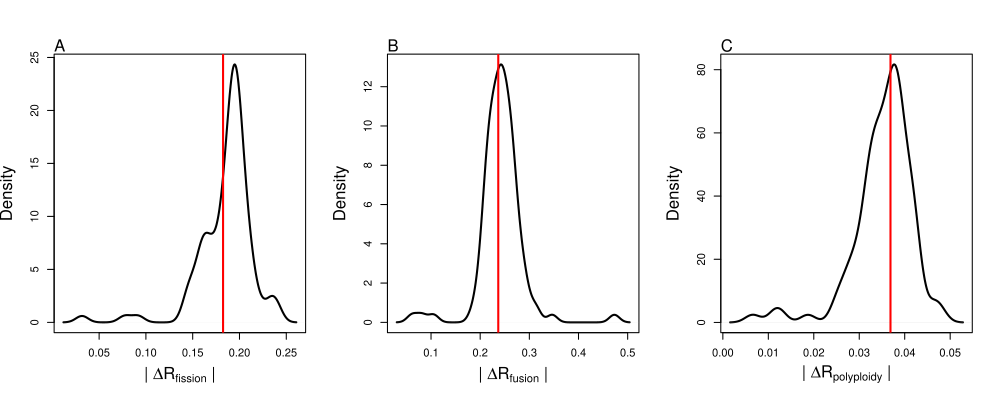

Reproduce this figure in R.
# Terrence Sylvester
# pradakshanas@gmail.com
# 22 December 2020

# load libraries
library(coda)

# load post burnin from the mcmc and from model test
pb.model.test <- read.csv("../results/model.test.post.burnin.csv", as.is = T)
pb.mcmc <- read.csv("../results/w.poly.all.matches.post.burnin.csv", as.is = T)

# this will be used to get the post burnin from each MCMC run
pb.seq <- seq(from = 1, to = 5000, by = 50)

# make a table to get the HPD intervals for each MCMC we did
HPD.tab.fusions <- as.data.frame(matrix(data = NA, nrow = 100, ncol = 4))
HPD.tab.fissions <- as.data.frame(matrix(data = NA, nrow = 100, ncol = 4))
HPD.tab.poly <- as.data.frame(matrix(data = NA, nrow = 100, ncol = 4))

colnames(HPD.tab.fusions) <- colnames(HPD.tab.fissions) <- colnames(HPD.tab.poly) <- c("tree", "HPD-low", "HPD-high", "pass-zero")

# make a table to get the distribution of mean delta r statistic
Delta.R <- as.data.frame(matrix(data = NA, nrow = 100, ncol = 4))
colnames(Delta.R) <- c("Sim", "asc", "desc", "pol")



# fill in data
for(i in 1:100){
  HPD.tab.fusions$tree[i] <- i
  HPD.tab.fissions$tree[i] <- i
  HPD.tab.poly$tree[i] <- i
  
  HPD.tab.fusions$`HPD-low`[i] <- HPDinterval(as.mcmc(pb.model.test$asc1[pb.seq[i]:(pb.seq[i]+49)] - pb.model.test$asc2[pb.seq[i]:(pb.seq[i]+49)]))[1]
  HPD.tab.fissions$`HPD-low`[i] <- HPDinterval(as.mcmc(pb.model.test$desc1[pb.seq[i]:(pb.seq[i]+49)] - pb.model.test$desc2[pb.seq[i]:(pb.seq[i]+49)]))[1]
  HPD.tab.poly$`HPD-low`[i] <- HPDinterval(as.mcmc(pb.model.test$pol1[pb.seq[i]:(pb.seq[i]+49)] - pb.model.test$pol2[pb.seq[i]:(pb.seq[i]+49)]))[1]
  
  HPD.tab.fusions$`HPD-high`[i] <- HPDinterval(as.mcmc(pb.model.test$asc1[pb.seq[i]:(pb.seq[i]+49)] - pb.model.test$asc2[pb.seq[i]:(pb.seq[i]+49)]))[2]
  HPD.tab.fissions$`HPD-high`[i] <- HPDinterval(as.mcmc(pb.model.test$desc1[pb.seq[i]:(pb.seq[i]+49)] - pb.model.test$desc2[pb.seq[i]:(pb.seq[i]+49)]))[2]
  HPD.tab.poly$`HPD-high`[i] <- HPDinterval(as.mcmc(pb.model.test$pol1[pb.seq[i]:(pb.seq[i]+49)] - pb.model.test$pol2[pb.seq[i]:(pb.seq[i]+49)]))[2]
  
  Delta.R$Sim[i] <- i
  Delta.R$asc[i] <- mean(abs(pb.model.test$asc1[pb.seq[i]:(pb.seq[i]+49)] - pb.model.test$asc2[pb.seq[i]:(pb.seq[i]+49)]))
  Delta.R$desc[i] <- mean(abs(pb.model.test$desc1[pb.seq[i]:(pb.seq[i]+49)] - pb.model.test$desc2[pb.seq[i]:(pb.seq[i]+49)]))
  Delta.R$pol[i] <- mean(abs(pb.model.test$pol1[pb.seq[i]:(pb.seq[i]+49)] - pb.model.test$pol2[pb.seq[i]:(pb.seq[i]+49)]))
  
  if(HPD.tab.fusions$`HPD-low`[i] < 0 & HPD.tab.fusions$`HPD-high`[i] > 0){
    HPD.tab.fusions$`pass-zero`[i] <- T  
  }else{
    HPD.tab.fusions$`pass-zero`[i] <- F
  }
  
  if(HPD.tab.fissions$`HPD-low`[i] < 0 & HPD.tab.fissions$`HPD-high`[i] > 0){
    HPD.tab.fissions$`pass-zero`[i] <- T  
  }else{
    HPD.tab.fissions$`pass-zero`[i] <- F
  }
  
  if(HPD.tab.poly$`HPD-low`[i] < 0 & HPD.tab.poly$`HPD-high`[i] > 0){
    HPD.tab.poly$`pass-zero`[i] <- T  
  }else{
    HPD.tab.poly$`pass-zero`[i] <- F
  }
}

sum(HPD.tab.fusions$`pass-zero`)
sum(HPD.tab.fusions$`pass-zero`)
sum(HPD.tab.poly$`pass-zero`)

par(mfcol = c(1,3))

# fission
plot(density(Delta.R$asc), 
     xlab = expression(paste("| ",Delta, "R"[fission]," |")),
     main = "",
     cex.lab = 1.5,
     lwd = 2)
abline(v = mean(pb.mcmc$asc1 - pb.mcmc$asc2),
       col = "red",
       lwd = 2)
mtext(text = "A",
      line = 0,
      outer = F,
      side = 3,
      adj = 0,
      cex = 1)
# fusion
plot(density(Delta.R$desc), 
     xlab = expression(paste("| ",Delta, "R"[fusion]," |")),
     main = "",
     cex.lab = 1.5,
     lwd = 2)
abline(v = mean(pb.mcmc$desc1 - pb.mcmc$desc2),
       col = "red",
       lwd = 2)
mtext(text = "B",
      line = 0,
      outer = F,
      side = 3,
      adj = 0,
      cex = 1)
# polyploidy
plot(density(Delta.R$pol), 
     xlab = expression(paste("| ",Delta, "R"[polyploidy]," |")),
     main = "",
     cex.lab = 1.5,
     lwd = 2)
abline(v = mean(pb.mcmc$pol1 - pb.mcmc$pol2),
       col = "red",
       lwd = 2)
mtext(text = "C",
      line = 0,
      outer = F,
      side = 3,
      adj = 0,
      cex = 1)

sum(Delta.R$asc > mean(pb.mcmc$asc1 - pb.mcmc$asc2))
sum(Delta.R$desc > mean(pb.mcmc$desc1 - pb.mcmc$desc2))
sum(Delta.R$pol > mean(pb.mcmc$pol1 - pb.mcmc$pol2))
